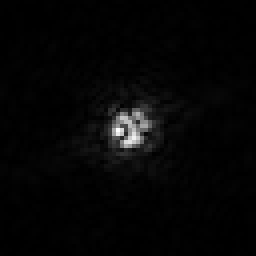
#> input picture synthetic_dataset/noise_data/2d_projection/dp_amp.tif, 64 x 64 px (shown 4 times larger)
$ python noisy_dp_paper.py
#> lines starting #> are read from the running program, lines starting #| are printed output that depends on the picture
################################################################################
# noisy_dp.py
# Noise simulations for 2D Bragg diffraction magnitude patterns (DP),
# generating Poisson/Gaussian/partial-coherence corrupted variants
# - Jialun Liu, LCN, UCL, 28.10.2025, jialun.liu.17@ucl.ac.uk
# Input: GT DP magnitude .tif (normalised here to [0,1], intensity = mag^2)
# Output: noisy magnitude TIFFs (uint16), panel plots, and TXT metadata
# - Poisson branch simulates photon counting statistics using a fixed scale S
# - Gaussian branch adds additive noise in count space (sigma scaled by S)
# - Partial coherence branch uses Gaussian blur in intensity with flux preserved
# - Model input normalisation uses sqrt(counts/C_scale) -> magnitude in [0,1]
################################################################################

import numpy as np
import tifffile as tiff
import matplotlib.pyplot as plt
import os
import argparse
from scipy.ndimage import gaussian_filter

# === CLI Args ===
parser = argparse.ArgumentParser(description="DP noise")
parser.add_argument('--input', type=str, default="dp_amp.tif", help='Input magnitude .tif, normalized here to [0,1]')
parser.add_argument('--output_dir', type=str, default="noisy_dps", help='Output directory')
parser.add_argument('--save_individual_magnitude', action='store_true', help='If set, also save per-variant magnitude PNGs')
parser.add_argument('--save_histograms', action='store_true', help='If set, also save per-variant magnitude histograms')
args = parser.parse_args()

# === Setup ===
os.makedirs(args.output_dir, exist_ok=True)
os.makedirs("plots", exist_ok=True)
os.makedirs("metadata", exist_ok=True)

np.random.seed(1)

# === Noise Levels (fixed) ===
noise_levels = [
    {"label": "low",      "poisson_scale": 1100, "gauss_sigma": 0.001, "partial_sigma": 0.36},
    {"label": "moderate", "poisson_scale": 300, "gauss_sigma": 0.0015, "partial_sigma": 0.44},
    {"label": "strong",   "poisson_scale": 100,  "gauss_sigma": 0.0025, "partial_sigma": 0.48},
    {"label": "extreme",  "poisson_scale": 50,  "gauss_sigma": 0.004, "partial_sigma": 0.55},
    {"label": "degraded", "poisson_scale": 15,  "gauss_sigma": 0.0055, "partial_sigma": 0.62},
]

NORM_MODE = "max"
PERCENTILE = 99.9

# === Functions ===
def add_poisson_noise_only(intensity_norm, poisson_scale):
    expected_counts = np.clip(intensity_norm * float(poisson_scale), 0.0, None).astype(np.float32)
    return np.random.poisson(expected_counts).astype(np.float32)

def add_gaussian_noise_only(intensity_norm, gaussian_level_counts, poisson_scale):
    expected_counts = np.clip(intensity_norm * float(poisson_scale), 0.0, None).astype(np.float32)
    gaussian_noise = np.random.normal(0.0, float(gaussian_level_counts), expected_counts.shape).astype(np.float32)
    return np.clip(expected_counts + gaussian_noise, 0.0, None).astype(np.float32)

def apply_partial_coherence_blur(intensity_norm, sigma):
    # Gaussian blur (beam coherence)
    blurred = gaussian_filter(intensity_norm, sigma=sigma, mode='reflect')
    # Preserve total integrated flux
    blurred *= np.sum(intensity_norm) / (np.sum(blurred) + 1e-8)
    # Renormalize to same max as input (prevents flattening)
    blurred /= np.max(blurred) + 1e-8
    return np.clip(blurred, 0.0, 1.0).astype(np.float32)

def normalize_counts_for_model(counts, S, mode="max", percentile=99.9):
    """
    Return (M_model, C_scale) where M_model is magnitude in [0,1] for the model input.
    We normalize photon counts, then convert to magnitude by sqrt.
    """
    if mode == "expected":
        C_scale = float(S)
    elif mode == "p999":
        C_scale = float(np.percentile(counts, percentile))
    else:  # "max"
        C_scale = float(np.max(counts))
    C_scale = max(C_scale, 1e-8)
    I_model = counts / C_scale
    M_model = np.sqrt(np.clip(I_model, 0.0, None)).astype(np.float32)
    return np.clip(M_model, 0.0, 1.0), C_scale

def calculate_chi_square(predicted, target):
    """
    "chi_square" monitor (normalized squared error with max-norm scaling).
    Same for training/plots.
    """
    predicted_norm = predicted / (np.max(predicted) + 1e-8)
    target_norm = target / (np.max(target) + 1e-8)
    numerator = np.sum((predicted_norm - target_norm)**2)
    denominator = np.sqrt(np.sum(predicted_norm**2) * np.sum(target_norm**2) + 1e-8)
    return numerator / denominator

def calculate_pcc(predicted, target):
    predicted_norm = predicted / (np.max(predicted) + 1e-8)
    target_norm = target / (np.max(target) + 1e-8)
    mean_pred = np.mean(predicted_norm)
    mean_target = np.mean(target_norm)
    numerator = np.sum((predicted_norm - mean_pred) * (target_norm - mean_target))
    denominator = np.sqrt(np.sum((predicted_norm - mean_pred)**2) * (np.sum((target_norm - mean_target)**2)) + 1e-8)
    return numerator / denominator

def pearson_chi_square_poisson(observed_counts, expected_counts):
    """
    Pearson (Poisson) chi-square: sum((obs - exp)^2 / exp).
    Returns (chi2_total, chi2_reduced).
    """
    exp = np.clip(expected_counts.astype(np.float64), 1e-8, None)
    obs = observed_counts.astype(np.float64)
    chi2 = np.sum((obs - exp) ** 2 / exp)
    dof = obs.size - 1
    chi2_red = chi2 / max(dof, 1)
    return float(chi2), float(chi2_red)

# [4 lines left out: function compute_relative_snr, not called in this run]

def snr_db(signal, noisy, eps=1e-12):
    s = np.asarray(signal, dtype=np.float64)
    n = np.asarray(noisy,  dtype=np.float64)
    sp = np.mean(s*s)
    npow = np.mean((n - s)**2)
    return 10.0 * np.log10((sp + eps) / (npow + eps))

# [104 lines left out: functions plot_histograms, plot_magnitude, plot_panel_poisson_vs_gaussian, not called in this run]

def plot_panel_one_row_four(clean_mag, poisson_mag_dict, gaussian_mag_dict):
    import os
    import numpy as np
    import matplotlib.pyplot as plt

    os.makedirs("plots", exist_ok=True)

    titles_imgs = [
        ("Poisson – low",      poisson_mag_dict.get("low", None)),
        ("Poisson – degraded", poisson_mag_dict.get("degraded", None)),
        ("Gaussian – low",     gaussian_mag_dict.get("low", None)),
        ("Gaussian – degraded",gaussian_mag_dict.get("degraded", None)),
    ]

    fig, axs = plt.subplots(1, 4, figsize=(16, 4.8))

    H, W = clean_mag.shape
    xticks = [0, 16, 32, 48, W-1]
    yticks = [0, 16, 32, 48, H-1]
    tick_labels = ["0", "16", "32", "48", "64"]  # show 64 instead of 63

    def _style_axis(ax, is_left_col):
        ax.set_xticks(xticks); ax.set_yticks(yticks)
        ax.set_xticklabels(tick_labels, fontsize=15)
        if is_left_col:
            ax.set_yticklabels(tick_labels, fontsize=15)
            ax.set_ylabel("Qy (px)", fontsize=20)
        else:
            ax.set_yticklabels([])
            ax.set_ylabel("")
        ax.set_xlabel("Qx (px)", fontsize=20)
        ax.tick_params(axis='both', which='both', labelsize=15)

    for i, (title, img) in enumerate(titles_imgs):
        ax = axs[i]
        if img is None:
            ax.axis("off")
            continue

        im = ax.imshow(np.clip(img, 0.0, 1.0), cmap='turbo', vmin=0, vmax=1)
        #ax.set_title(title, fontsize=20)
        _style_axis(ax, is_left_col=(i == 0))

        # per-axis colorbar, same look as your 2×N panel
        cbar = plt.colorbar(im, ax=ax, fraction=0.046, pad=0.02)
        cbar.ax.tick_params(labelsize=15)
        cbar.set_label("Intensity (a.u.)", fontsize=15)

    # identical layout pattern to your reference function
    plt.tight_layout(rect=[0, 0, 1, 0.98])
    plt.savefig("plots/panel_noise_one_row.png", dpi=300)
    plt.close()

def plot_panel_poisson_gaussian_partial(clean_mag, poisson_mag_dict, gaussian_mag_dict, partial_mag_dict, order_labels):
    """
    3 rows (Poisson, Gaussian, Partial-Coherence) × columns = GT + noise levels.
    Same style as plot_panel_poisson_vs_gaussian, extended for partial coherence.
    """
    import os
    import numpy as np
    import matplotlib.pyplot as plt

    ncols = 1 + len(order_labels)  # +1 for GT
    nrows = 3
    fig, axs = plt.subplots(nrows, ncols, figsize=(4*ncols, 12))

    H, W = clean_mag.shape
    xticks = np.linspace(0, W-1, 5, dtype=int)
    yticks = np.linspace(0, H-1, 5, dtype=int)

    def _style_axis(ax, is_bottom_row, is_left_col):
        ax.set_xticks(xticks)
        ax.set_yticks(yticks)
        ax.tick_params(axis='both', which='both', labelsize=10)
        if not is_bottom_row:
            ax.set_xlabel("")
            ax.tick_params(labelbottom=False)
        else:
            ax.set_xlabel("Qx (px)", fontsize=12)

        if not is_left_col:
            ax.set_ylabel("")
            ax.tick_params(labelleft=False)
        else:
            ax.set_ylabel("Qy (px)", fontsize=12)

    os.makedirs("plots", exist_ok=True)

    # --- Leftmost GT column ---
    for r in range(nrows):
        ax = axs[r, 0]
        im = ax.imshow(np.clip(clean_mag, 0.0, 1.0), cmap='turbo', vmin=0, vmax=1)
        if r == 0:
            ax.set_title("GT Magnitude", fontsize=12)
        _style_axis(ax, is_bottom_row=(r == nrows-1), is_left_col=True)
        cbar = plt.colorbar(im, ax=ax, fraction=0.046, pad=0.02)
        cbar.ax.tick_params(labelsize=10)
        cbar.set_label("Intensity (a.u.)", fontsize=11)

    # --- Noise columns ---
    for j, lbl in enumerate(order_labels, start=1):
        # Row 0: Poisson
        ax_p = axs[0, j]
        M_p = poisson_mag_dict.get(lbl, None)
        if M_p is not None:
            im_p = ax_p.imshow(np.clip(M_p, 0.0, 1.0), cmap='turbo', vmin=0, vmax=1)
            ax_p.set_title(f"Poisson – {lbl}", fontsize=12)
            _style_axis(ax_p, is_bottom_row=False, is_left_col=(j == 0))
            cbar = plt.colorbar(im_p, ax=ax_p, fraction=0.046, pad=0.02)
            cbar.ax.tick_params(labelsize=10)
            cbar.set_label("Intensity (a.u.)", fontsize=11)
        else:
            ax_p.axis("off")

        # Row 1: Gaussian
        ax_g = axs[1, j]
        M_g = gaussian_mag_dict.get(lbl, None)
        if M_g is not None:
            im_g = ax_g.imshow(np.clip(M_g, 0.0, 1.0), cmap='turbo', vmin=0, vmax=1)
            ax_g.set_title(f"Gaussian – {lbl}", fontsize=12)
            _style_axis(ax_g, is_bottom_row=False, is_left_col=(j == 0))
            cbar = plt.colorbar(im_g, ax=ax_g, fraction=0.046, pad=0.02)
            cbar.ax.tick_params(labelsize=10)
            cbar.set_label("Intensity (a.u.)", fontsize=11)
        else:
            ax_g.axis("off")

        # Row 2: Partial Coherence
        ax_pc = axs[2, j]
        M_pc = partial_mag_dict.get(lbl, None)
        if M_pc is not None:
            im_pc = ax_pc.imshow(np.clip(M_pc, 0.0, 1.0), cmap='turbo', vmin=0, vmax=1)
            ax_pc.set_title(f"Partial – {lbl}", fontsize=12)
            _style_axis(ax_pc, is_bottom_row=True, is_left_col=(j == 0))
            cbar = plt.colorbar(im_pc, ax=ax_pc, fraction=0.046, pad=0.02)
            cbar.ax.tick_params(labelsize=10)
            cbar.set_label("Intensity (a.u.)", fontsize=11)
        else:
            ax_pc.axis("off")

    axs[0, 0].set_ylabel("Qy (px)\n(Poisson)", fontsize=12)
    axs[1, 0].set_ylabel("Qy (px)\n(Gaussian)", fontsize=12)
    axs[2, 0].set_ylabel("Qy (px)\n(Partial)", fontsize=12)

    plt.suptitle("DP Magnitude Comparison: Poisson vs Gaussian vs Partial-Coherence", fontsize=16)
    plt.tight_layout(rect=[0, 0, 1, 0.95])
    plt.savefig("plots/panel_poisson_gaussian_partial.png", dpi=300)
    plt.close()

def write_metadata_txt(path, d):
    with open(path, "w") as f:
        for k, v in d.items():
            f.write(f"{k}: {v}\n")

# === Load magnitude, normalize to [0,1] ===
dp_mag = tiff.imread(args.input).astype(np.float32)
#> dp_mag is the input picture: shape (64, 64) float32; min 8.24e-05, max 1, mean 0.0238
dp_mag /= np.max(dp_mag) + 1e-8
clean_intensity = dp_mag ** 2  # I_clean in [0,1]
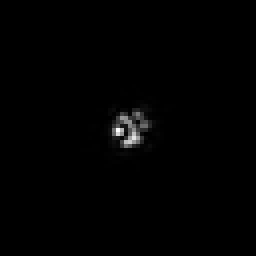
#> clean_intensity: shape (64, 64) float32 (shown 4 times larger); min 6.79e-09, max 1, mean 0.00662

# Optional: GT magnitude individual plot
if args.save_individual_magnitude:
    plot_magnitude("GT", dp_mag)

poisson_mag_by_label = {}
gaussian_mag_by_label = {}
partial_mag_by_label = {}

for setting in noise_levels:
    label = setting["label"]
    sigma = setting["gauss_sigma"]
    S = float(setting["poisson_scale"])
    print(f"Noise: {label} (σ={sigma})")

    # --- Poisson-only branch ---
    counts_p = add_poisson_noise_only(clean_intensity, S)

    # Model input (unified normalization for training/ViT)
    M_p, C_scale_p = normalize_counts_for_model(counts_p, S, mode=NORM_MODE, percentile=PERCENTILE)
    poisson_mag_by_label[label] = M_p
    tiff.imwrite(f"{args.output_dir}/poisson_noisy_magnitude_{label}.tif", (M_p * 65535).astype(np.uint16))

    # Evaluation on physical S-scale (fair metrics vs GT)
    I_p_eval = counts_p / (S + 1e-8)
    M_p_eval = np.sqrt(I_p_eval).astype(np.float32)

    chi_p_I = calculate_chi_square(M_p_eval ** 2, dp_mag ** 2)
    pcc_p_I = calculate_pcc(M_p_eval ** 2, dp_mag ** 2)
    chi_p_M = calculate_chi_square(M_p_eval, dp_mag)
    pcc_p_M = calculate_pcc(M_p_eval, dp_mag)
    snr_p_I = snr_db(dp_mag**2, M_p_eval**2)
    snr_p_M = snr_db(dp_mag, M_p_eval)
    is_high_noise_p = "yes" if chi_p_M > 0.20 else "no"

    # Pearson (Poisson) χ² in COUNTS space (for reporting)
    expected_counts = S * clean_intensity
    pearson_chi2_total, pearson_chi2_reduced = pearson_chi_square_poisson(counts_p, expected_counts)

    print(f"[Poisson] Chi²_I={chi_p_I:.5f}, PCC_I={pcc_p_I:.5f}, SNR_db_I={snr_p_I:.2f}")
    print(f"[Poisson] Chi²_M={chi_p_M:.5f}, PCC_M={pcc_p_M:.5f}, SNR_db_M={snr_p_M:.2f}")
    print(f"[Poisson] Pearson χ² (counts): total={pearson_chi2_total:.2f}, reduced={pearson_chi2_reduced:.6f}")

    metadata_p = {
        "label": f"poisson_{label}",
        "poisson_scale": setting["poisson_scale"],
        "gauss_sigma": 0.0,
        "chi_square_I": float(chi_p_I),
        "pcc_I": float(pcc_p_I),
        "snr_db_I": float(snr_p_I),
        "chi_square_M": float(chi_p_M),
        "pcc_M": float(pcc_p_M),
        "snr_db_M": float(snr_p_M),
        "pearson_chi2_total_counts": float(pearson_chi2_total),
        "pearson_chi2_reduced_counts": float(pearson_chi2_reduced),
        "max_magnitude": float(np.max(M_p)),  # stats of the saved (model-input) magnitude
        "mean_magnitude": float(np.mean(M_p)),
        "scale_mode": NORM_MODE,
        "count_scale_value": float(C_scale_p),
    }
    write_metadata_txt(f"metadata/metadata_poisson_{label}.txt", metadata_p)

    if args.save_histograms:
        plot_histograms(f"poisson_{label}", dp_mag, M_p)
    if args.save_individual_magnitude:
        plot_magnitude(f"poisson_{label}", M_p)

    # --- Gaussian-only branch ---
    counts_g = add_gaussian_noise_only(clean_intensity, sigma * S, S)

    # Model input (same unified normalization policy)
    M_g, C_scale_g = normalize_counts_for_model(counts_g, S, mode=NORM_MODE, percentile=PERCENTILE)
    gaussian_mag_by_label[label] = M_g
    tiff.imwrite(f"{args.output_dir}/gaussian_noisy_magnitude_{label}.tif", (M_g * 65535).astype(np.uint16))

    # Evaluation on physical S-scale
    I_g_eval = counts_g / (S + 1e-8)
    M_g_eval = np.sqrt(np.clip(I_g_eval, 0.0, None)).astype(np.float32)

    chi_g_I = calculate_chi_square(M_g_eval**2, dp_mag**2)
    pcc_g_I = calculate_pcc(M_g_eval**2, dp_mag**2)
    chi_g_M = calculate_chi_square(M_g_eval, dp_mag)
    pcc_g_M = calculate_pcc(M_g_eval, dp_mag)
    snr_g_I = snr_db(dp_mag**2, M_g_eval**2)
    snr_g_M = snr_db(dp_mag, M_g_eval)
    is_high_noise_g = "yes" if chi_g_M > 0.20 else "no"

    print(f"[Gaussian] Chi²_I={chi_g_I:.5f}, PCC_I={pcc_g_I:.5f}, SNR_db_I={snr_g_I:.2f}")
    print(f"[Gaussian] Chi²_M={chi_g_M:.5f}, PCC_M={pcc_g_M:.5f}, SNR_db_M={snr_g_M:.2f}")

    metadata_g = {
        "label": f"gaussian_{label}",
        "poisson_scale": 0.0,
        "gauss_sigma": sigma,
        "chi_square_I": float(chi_g_I),
        "pcc_I": float(pcc_g_I),
        "snr_db_I": float(snr_g_I),
        "chi_square_M": float(chi_g_M),
        "pcc_M": float(pcc_g_M),
        "snr_db_M": float(snr_g_M),
        "max_magnitude": float(np.max(M_g)),
        "mean_magnitude": float(np.mean(M_g)),
        "scale_mode": NORM_MODE,
        "count_scale_value": float(C_scale_g),
    }
    write_metadata_txt(f"metadata/metadata_gaussian_{label}.txt", metadata_g)

    if args.save_histograms:
        plot_histograms(f"gaussian_{label}", dp_mag, M_g)
    if args.save_individual_magnitude:
        plot_magnitude(f"gaussian_{label}", M_g)

    # --- Partial-Coherence branch ---
    sigma_pc = setting["partial_sigma"]
    I_pc = apply_partial_coherence_blur(clean_intensity, sigma_pc)

    # Model input normalization (same policy as others)
    M_pc, C_scale_pc = normalize_counts_for_model(I_pc * S, S, mode=NORM_MODE, percentile=PERCENTILE)
    partial_mag_by_label[label] = M_pc
    tiff.imwrite(f"{args.output_dir}/partial_noisy_magnitude_{label}.tif", (M_pc * 65535).astype(np.uint16))

    # Evaluation on physical S-scale
    I_pc_eval = I_pc
    M_pc_eval = np.sqrt(I_pc_eval).astype(np.float32)

    chi_pc_I = calculate_chi_square(M_pc_eval**2, dp_mag**2)
    pcc_pc_I = calculate_pcc(M_pc_eval**2, dp_mag**2)
    chi_pc_M = calculate_chi_square(M_pc_eval, dp_mag)
    pcc_pc_M = calculate_pcc(M_pc_eval, dp_mag)
    snr_pc_I = snr_db(dp_mag**2, M_pc_eval**2)
    snr_pc_M = snr_db(dp_mag, M_pc_eval)

    print(f"[PartialCoherence] σ_pc={sigma_pc:.2f} Chi²_I={chi_pc_I:.5f}, PCC_I={pcc_pc_I:.5f}, SNR_db_I={snr_pc_I:.2f}")
    print(f"[PartialCoherence] σ_pc={sigma_pc:.2f} Chi²_M={chi_pc_M:.5f}, PCC_M={pcc_pc_M:.5f}, SNR_db_M={snr_pc_M:.2f}")

    metadata_pc = {
        "label": f"partial_{label}",
        "poisson_scale": 0.0,
        "gauss_sigma": sigma,
        "partial_sigma": sigma_pc,
        "coherence_length_px": float(1.0 / (sigma_pc + 1e-8)),
        "chi_square_I": float(chi_pc_I),
        "pcc_I": float(pcc_pc_I),
        "snr_db_I": float(snr_pc_I),
        "chi_square_M": float(chi_pc_M),
        "pcc_M": float(pcc_pc_M),
        "snr_db_M": float(snr_pc_M),
        "max_magnitude": float(np.max(M_pc)),
        "mean_magnitude": float(np.mean(M_pc)),
        "scale_mode": NORM_MODE,
        "count_scale_value": float(C_scale_pc),
    }

    write_metadata_txt(f"metadata/metadata_partial_{label}.txt", metadata_pc)

    if args.save_histograms:
        plot_histograms(f"partial_{label}", dp_mag, M_pc)
    if args.save_individual_magnitude:
        plot_magnitude(f"partial_{label}", M_pc)
#> this loop made 5 passes
#> (C_scale_p, chi_p_I, pcc_p_I, chi_p_M) on passes 1 to 5: (1082, 0.00232, 0.999, 0.0199), (306, 0.00729, 0.997, 0.0399), (102, 0.011, 0.994, 0.063), (52, 0.0572, 0.973, 0.107), (17, 0.193, 0.904, 0.21)
#> (printed output is left out)
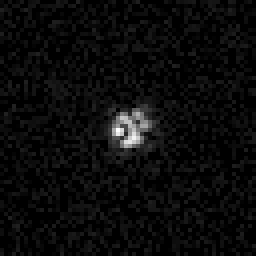
#> M_g: shape (64, 64) float32 (shown 4 times larger); min 0, max 1, mean 0.044
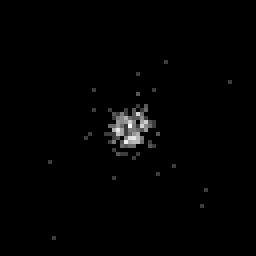
#> M_p: shape (64, 64) float32 (shown 4 times larger); min 0, max 1, mean 0.0112
#> after the loop, gaussian_mag_by_label = 5 items; partial_mag_by_label = 5 items; poisson_mag_by_label = 5 items


# 2-row panel only
order = [nl["label"] for nl in noise_levels]
#plot_panel_poisson_vs_gaussian(dp_mag, poisson_mag_by_label, gaussian_mag_by_label, order)

#print("Saved panel: plots/panel_poisson_vs_gaussian.png\nTXT metadata saved in metadata/")

# One-row, four-panel export (Poisson/Gaussian × Low/Degraded)
plot_panel_one_row_four(dp_mag, poisson_mag_by_label, gaussian_mag_by_label)
#> the loop in plot_panel_one_row_four, `for i, (title, img) in enumerate(titles_imgs):` made 4 passes
#> title on passes 1 to 4: 'Poisson – low', 'Poisson – degraded', 'Gaussian – low', 'Gaussian – degraded'
#> in plot_panel_one_row_four, `plt.savefig("plots/panel_noise_one_row.png", dpi=300)`:
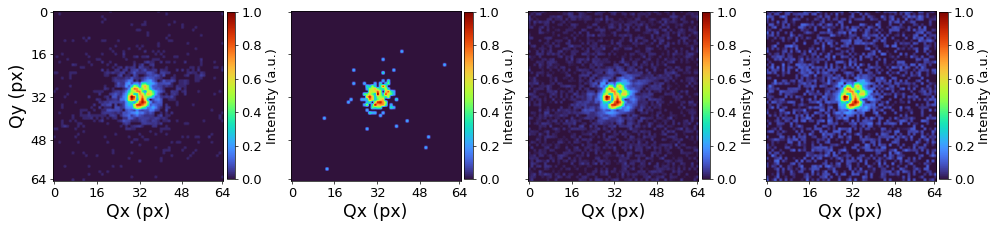
#> figure drawn by matplotlib, 8 panels
print("Saved panel: plots/panel_noise_one_row.png\nTXT metadata saved in metadata/")

# --- 3-row panel with Poisson / Gaussian / Partial-Coherence ---
plot_panel_poisson_gaussian_partial(
    dp_mag, poisson_mag_by_label, gaussian_mag_by_label, partial_mag_by_label, order)
#> in plot_panel_poisson_gaussian_partial, `plt.savefig("plots/panel_poisson_gaussian_partial.png", dpi=300)`:
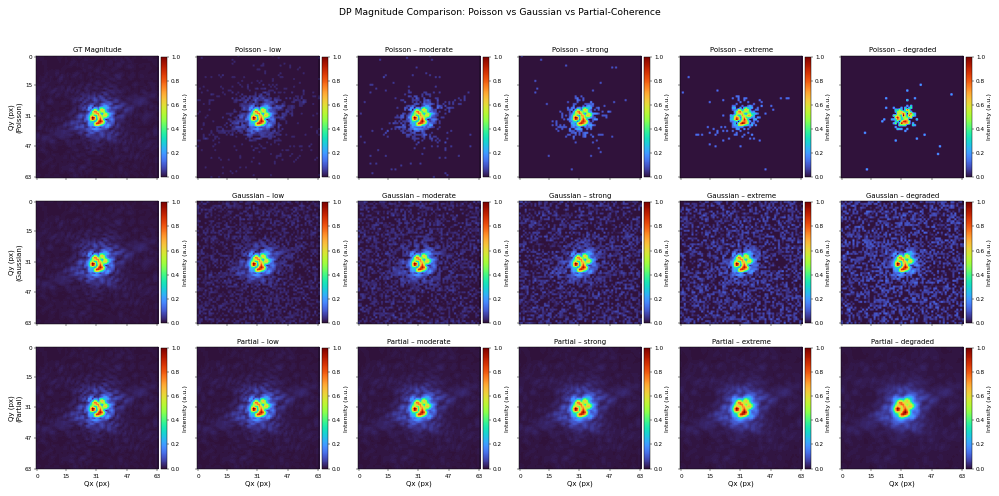
#> figure drawn by matplotlib, 36 panels
print("Saved panel: plots/panel_poisson_gaussian_partial.png\nTXT metadata saved in metadata/")
